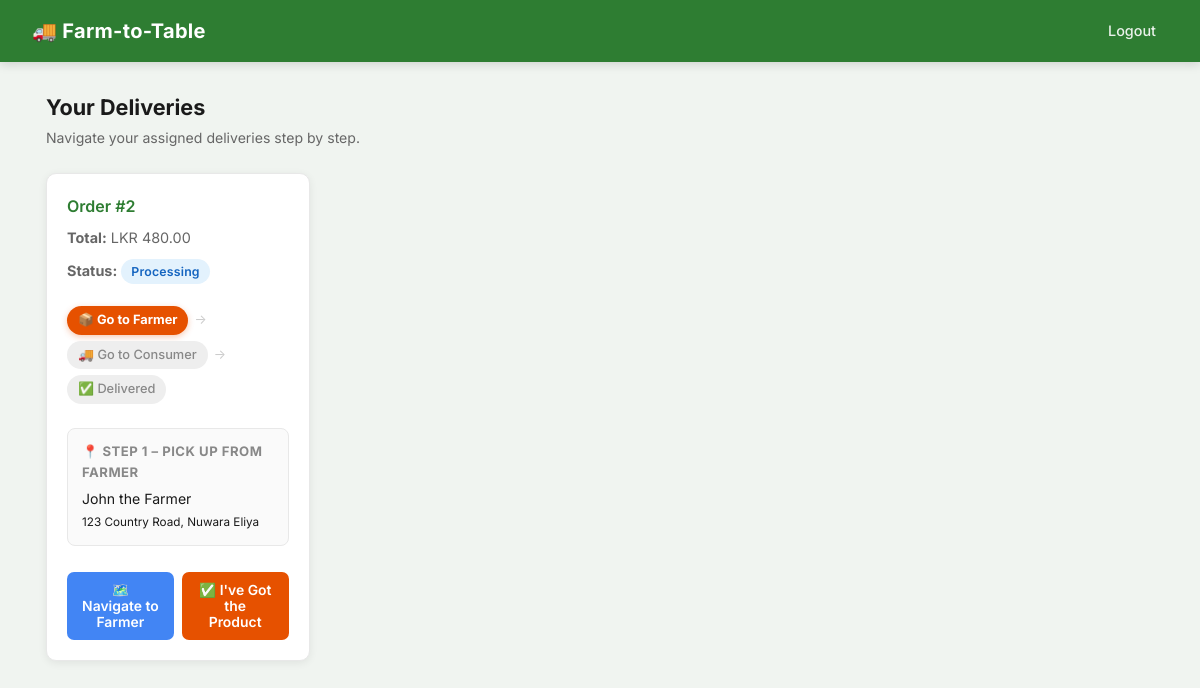
Page /driver_dashboard.php (signed in) on the committed database.
### tables this page shows
CREATE TABLE IF NOT EXISTS Deliveries (
    DeliveryID INT AUTO_INCREMENT PRIMARY KEY,
    OrderID INT NOT NULL,
    DriverID INT NOT NULL,
    PickupTime DATETIME,
    DeliveryTime DATETIME,
    FOREIGN KEY (OrderID) REFERENCES Orders(OrderID) ON DELETE CASCADE,
    FOREIGN KEY (DriverID) REFERENCES Users(UserID) ON DELETE CASCADE
);

CREATE TABLE IF NOT EXISTS Orders (
    OrderID INT AUTO_INCREMENT PRIMARY KEY,
    ConsumerID INT NOT NULL,
    TotalAmount DECIMAL(10, 2) NOT NULL,  
    OrderDate DATETIME DEFAULT CURRENT_TIMESTAMP,
    Status ENUM('Pending', 'Processing', 'In Transit', 'Delivered', 'Cancelled') DEFAULT 'Pending',
    FOREIGN KEY (ConsumerID) REFERENCES Users(UserID) ON DELETE CASCADE
);

### driver_dashboard.php (the view, shortened to what this page needs)
<?php
require_once 'includes/db.php';
$driverId = $_SESSION['user_id'];
$stmt = $pdo->prepare("
    SELECT
        d.DeliveryID, d.PickupTime, d.DeliveryTime,
        o.OrderID, o.Status, o.TotalAmount,
        farmer.Name     AS FarmerName,
        farmer.Address  AS FarmerAddress,
        farmer.Coordinates AS FarmerCoordinates,
        consumer.Name   AS ConsumerName,
        consumer.Address AS ConsumerAddress,
        consumer.Coordinates AS ConsumerCoordinates
    FROM Deliveries d
    JOIN Orders o ON d.OrderID = o.OrderID
    JOIN OrderItems oi ON oi.OrderID = o.OrderID
    JOIN Products p ON p.ProductID = oi.ProductID
    JOIN Users farmer ON farmer.UserID = p.FarmerID
    JOIN Users consumer ON consumer.UserID = o.ConsumerID
    WHERE d.DriverID = ?
    GROUP BY d.DeliveryID
    ORDER BY o.OrderDate DESC
");
$stmt->execute([$driverId]);
$deliveries = $stmt->fetchAll();
?>
<!DOCTYPE html>
<html lang="en">
<head>
    <link rel="stylesheet" href="assets/css/style.css">
    <link rel="stylesheet" href="assets/css/driver.css">
</head>
<body>
<nav class="navbar">
    <h1>🚚 Farm-to-Table</h1>
    <div class="nav-links">
        <a href="logout.php">Logout</a>
    </div>
</nav>
<div class="page-body">
    <div class="page-header">
        <div>
            <h2>Your Deliveries</h2>
            <div class="welcome-sub">Navigate your assigned deliveries step by step.</div>
        </div>
    </div>
        <div class="grid">
            <?php if (empty($deliveries)): ?>
                <p>No deliveries assigned to you right now.</p>
            <?php else: ?>
                <?php foreach ($deliveries as $d): ?>
                    <div class="card">
                        <h3>Order #<?php echo $d['OrderID']; ?></h3>
                        <p><strong>Total:</strong> LKR <?php echo number_format($d['TotalAmount'], 2); ?></p>
                        <p><strong>Status:</strong>
                            <span class="badge badge-<?php echo strtolower(str_replace(' ', '', $d['Status'])); ?>">
                                <?php echo $d['Status']; ?>
                            </span>
                        </p>
                        <?php
                            $s = $d['Status'];
                            $step1 = ($s === 'Pending' || $s === 'Processing') ? 'active' : 'done';
                            $step2 = ($s === 'In Transit') ? 'active' : ($s === 'Delivered' ? 'done' : '');
                            $step3 = ($s === 'Delivered') ? 'done' : '';
                        ?>
                        <div class="step-bar">
                            <div class="step <?php echo $step1; ?>">📦 Go to Farmer</div>
                            <span class="step-arrow">→</span>
                            <div class="step <?php echo $step2; ?>">🚚 Go to Consumer</div>
                            <span class="step-arrow">→</span>
                            <div class="step <?php echo $step3; ?>">✅ Delivered</div>
                        </div>
                        <?php if ($s === 'Pending' || $s === 'Processing'): ?>
                            <div class="location-box">
                                <strong>📍 Step 1 – Pick up from Farmer</strong>
                                <?php echo htmlspecialchars($d['FarmerName']); ?><br>
                                <small><?php echo htmlspecialchars($d['FarmerAddress'] ?? 'No address set'); ?></small>
                            </div>
                            <div class="action-row">
                                <button class="btn-maps" onclick="openMaps('<?php echo htmlspecialchars($d['FarmerCoordinates']); ?>','<?php echo htmlspecialchars($d['FarmerAddress']); ?>')">
                                    🗺️ Navigate to Farmer
                                </button>
                                <button class="btn btn-pickup" onclick="updateStatus(<?php echo $d['DeliveryID']; ?>, <?php echo $d['OrderID']; ?>, 'In Transit')">
                                    ✅ I've Got the Product
                                </button>
                            </div>
                        <?php endif; ?>
                    </div>
                <?php endforeach; ?>
            <?php endif; ?>
</div>
</body>
</html>
</body>
</html>

### assets/css/style.css (style rules this page uses)
:root { --primary: #2e7d32; --primary-dark: #1b5e20; --primary-light: #e8f5e9; --accent: #fbc02d; --danger: #c62828; --danger-light: #fce4ec; --info: #1565C0; --info-light: #e3f2fd; --purple: #4527a0; --purple-light: #ede7f6; --bg: #f0f4f0; --surface: #ffffff; --border: #e8e8e8; --text: #1a1a1a; --text-muted: #666; --shadow-sm: 0 2px 8px rgba(0, 0, 0, .07); --shadow-md: 0 4px 16px rgba(0, 0, 0, .1); --radius: 10px; --radius-sm: 6px; --font: 'Inter', -apple-system, sans-serif; --header-h: 62px; }
*, *::before, *::after { box-sizing: border-box; margin: 0; padding: 0; }
html { scroll-behavior: smooth; }
body { font-family: var(--font); background: var(--bg); color: var(--text); line-height: 1.6; min-height: 100vh; }
.navbar { background: var(--primary); color: #fff; height: var(--header-h); padding: 0 2rem; display: flex; justify-content: space-between; align-items: center; position: sticky; top: 0; z-index: 1000; box-shadow: 0 2px 10px rgba(0, 0, 0, .15); }
.navbar h1 { font-size: 1.25rem; font-weight: 700; letter-spacing: 0.3px; display: flex; align-items: center; gap: 8px; }
.navbar .nav-links a { color: rgba(255, 255, 255, .9); text-decoration: none; margin-left: 1.5rem; font-size: 0.9rem; font-weight: 500; padding: 6px 12px; border-radius: var(--radius-sm); transition: background 0.2s; }
.page-body { max-width: 1140px; margin: 0 auto; padding: 28px 16px; }
.grid { display: grid; grid-template-columns: repeat(auto-fill, minmax(260px, 1fr)); gap: 18px; margin-top: 16px; }
.card { background: var(--surface); border-radius: var(--radius); padding: 20px; box-shadow: var(--shadow-sm); transition: transform 0.2s, box-shadow 0.2s; display: flex; flex-direction: column; border: 1px solid var(--border); }
.card h3 { font-size: 1rem; font-weight: 600; color: var(--primary); margin-bottom: 6px; }
.card p { font-size: 0.9rem; color: var(--text-muted); margin-bottom: 10px; flex-grow: 1; }
.btn { display: inline-flex; align-items: center; justify-content: center; gap: 6px; background: var(--primary); color: #fff; padding: 10px 20px; border: none; border-radius: var(--radius-sm); cursor: pointer; font-family: var(--font); font-size: 0.9rem; font-weight: 600; text-decoration: none; transition: background 0.2s, transform 0.15s, box-shadow 0.15s; }
.badge { display: inline-block; padding: 3px 10px; border-radius: 20px; font-size: 0.77rem; font-weight: 600; letter-spacing: 0.2px; }
.badge-processing { background: var(--info-light); color: var(--info); }
.page-header { display: flex; justify-content: space-between; align-items: center; margin-bottom: 24px; flex-wrap: wrap; gap: 12px; }
.page-header h2 { font-size: 1.35rem; font-weight: 700; color: var(--text); }
.page-header .welcome-sub { font-size: 0.88rem; color: var(--text-muted); font-weight: 400; margin-top: 2px; }
.step-bar { display: flex; align-items: center; gap: 6px; margin: 10px 0; font-size: 0.82rem; flex-wrap: wrap; }
.step { display: flex; align-items: center; gap: 4px; padding: 4px 10px; border-radius: 20px; background: #eee; color: #888; }
.step.active { background: var(--primary); color: #fff; font-weight: 600; }
.step-arrow { color: #ccc; font-size: 0.85rem; }
.location-box { background: #f7faf7; border: 1px solid #c8e6c9; border-radius: var(--radius-sm); padding: 12px 14px; margin: 10px 0; font-size: 0.88rem; color: var(--text); }
.location-box strong { display: block; color: var(--primary); margin-bottom: 3px; }
.btn-maps { display: inline-flex; align-items: center; gap: 6px; background: #4285F4; color: #fff; border: none; padding: 9px 14px; border-radius: var(--radius-sm); cursor: pointer; font-size: 0.87rem; font-family: var(--font); font-weight: 600; text-decoration: none; transition: background 0.2s; }
.btn-pickup { background: #F57C00; }
.action-row { display: flex; gap: 8px; flex-wrap: wrap; margin-top: 12px; }

### rows in the picture
deliveries: OrderID.OrderID "2", OrderID.TotalAmount "480.00", OrderID.Status "Processing", FarmerName "John the Farmer", FarmerAddress "123 Country Road, Nuwara Eliya"
